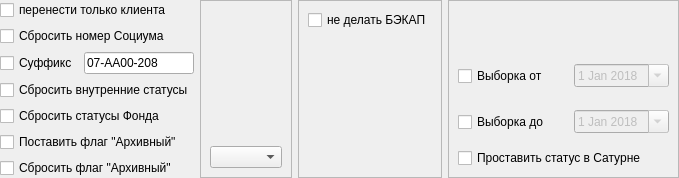
          <widget class="QFrame" name="frAll">
           <property name="frameShape">
            <enum>QFrame::NoFrame</enum>
           </property>
           <property name="frameShadow">
            <enum>QFrame::Raised</enum>
           </property>
           <layout class="QHBoxLayout" name="horizontalLayout_4">
            <property name="leftMargin">
             <number>0</number>
            </property>
            <property name="topMargin">
             <number>0</number>
            </property>
            <property name="rightMargin">
             <number>0</number>
            </property>
            <property name="bottomMargin">
             <number>0</number>
            </property>
            <item>
             <widget class="QFrame" name="frame">
              <property name="minimumSize">
               <size>
                <width>0</width>
                <height>0</height>
               </size>
              </property>
              <property name="maximumSize">
               <size>
                <width>320</width>
                <height>16777215</height>
               </size>
              </property>
              <property name="frameShape">
               <enum>QFrame::NoFrame</enum>
              </property>
              <property name="frameShadow">
               <enum>QFrame::Raised</enum>
              </property>
              <layout class="QVBoxLayout" name="verticalLayout">
               <property name="leftMargin">
                <number>0</number>
               </property>
               <property name="topMargin">
                <number>0</number>
               </property>
               <property name="rightMargin">
                <number>0</number>
               </property>
               <property name="bottomMargin">
                <number>0</number>
               </property>
               <item>
                <widget class="QCheckBox" name="chbClientOnly">
                 <property name="text">
                  <string>перенести только клиента</string>
                 </property>
                </widget>
               </item>
               <item>
                <widget class="QCheckBox" name="chbSocium">
                 <property name="sizePolicy">
                  <sizepolicy hsizetype="Preferred" vsizetype="Fixed">
                   <horstretch>0</horstretch>
                   <verstretch>0</verstretch>
                  </sizepolicy>
                 </property>
                 <property name="text">
                  <string>Сбросить номер Социума</string>
                 </property>
                </widget>
               </item>
               <item>
                <widget class="QFrame" name="frSuff">
                 <property name="frameShape">
                  <enum>QFrame::NoFrame</enum>
                 </property>
                 <property name="frameShadow">
                  <enum>QFrame::Raised</enum>
                 </property>
                 <property name="lineWidth">
                  <number>0</number>
                 </property>
                 <layout class="QHBoxLayout" name="horizontalLayout">
                  <property name="leftMargin">
                   <number>0</number>
                  </property>
                  <property name="topMargin">
                   <number>0</number>
                  </property>
                  <property name="rightMargin">
                   <number>0</number>
                  </property>
                  <property name="bottomMargin">
                   <number>0</number>
                  </property>
                  <item>
                   <widget class="QCheckBox" name="chbSuff">
                    <property name="sizePolicy">
                     <sizepolicy hsizetype="Maximum" vsizetype="Fixed">
                      <horstretch>0</horstretch>
                      <verstretch>0</verstretch>
                     </sizepolicy>
                    </property>
                    <property name="text">
                     <string>Суффикс</string>
                    </property>
                   </widget>
                  </item>
                  <item>
                   <widget class="QLineEdit" name="leSuff">
                    <property name="sizePolicy">
                     <sizepolicy hsizetype="Preferred" vsizetype="Fixed">
                      <horstretch>0</horstretch>
                      <verstretch>0</verstretch>
                     </sizepolicy>
                    </property>
                    <property name="minimumSize">
                     <size>
                      <width>0</width>
                      <height>0</height>
                     </size>
                    </property>
                    <property name="maximumSize">
                     <size>
                      <width>16777215</width>
                      <height>16777215</height>
                     </size>
                    </property>
                    <property name="text">
                     <string>07-АА00-208</string>
                    </property>
                   </widget>
                  </item>
                 </layout>
                </widget>
               </item>
               <item>
                <widget class="QCheckBox" name="chbOurStat">
                 <property name="sizePolicy">
                  <sizepolicy hsizetype="Preferred" vsizetype="Fixed">
                   <horstretch>0</horstretch>
                   <verstretch>0</verstretch>
                  </sizepolicy>
                 </property>
                 <property name="text">
                  <string>Сбросить внутренние статусы</string>
                 </property>
                </widget>
               </item>
               <item>
                <widget class="QCheckBox" name="chbFondStat">
                 <property name="sizePolicy">
                  <sizepolicy hsizetype="Preferred" vsizetype="Fixed">
                   <horstretch>0</horstretch>
                   <verstretch>0</verstretch>
                  </sizepolicy>
                 </property>
                 <property name="text">
                  <string>Сбросить статусы Фонда</string>
                 </property>
                </widget>
               </item>
               <item>
                <widget class="QCheckBox" name="chbArhivON">
                 <property name="text">
                  <string>Поставить флаг &quot;Архивный&quot;</string>
                 </property>
                </widget>
               </item>
               <item>
                <widget class="QCheckBox" name="chbArhivOFF">
                 <property name="text">
                  <string>Сбросить флаг &quot;Архивный&quot;</string>
                 </property>
                </widget>
               </item>
              </layout>
             </widget>
            </item>
            <item>
             <widget class="QFrame" name="frImportInf">
              <property name="frameShape">
               <enum>QFrame::StyledPanel</enum>
              </property>
              <property name="frameShadow">
               <enum>QFrame::Raised</enum>
              </property>
              <layout class="QVBoxLayout" name="verticalLayout_11">
               <item>
                <widget class="QLabel" name="lbmportInf">
                 <property name="text">
                  <string/>
                 </property>
                </widget>
               </item>
               <item>
                <widget class="QComboBox" name="cmbGenderType"/>
               </item>
              </layout>
             </widget>
            </item>
            <item>
             <widget class="QFrame" name="frMoveInf">
              <property name="frameShape">
               <enum>QFrame::StyledPanel</enum>
              </property>
              <property name="frameShadow">
               <enum>QFrame::Raised</enum>
              </property>
              <layout class="QVBoxLayout" name="verticalLayout_12">
               <item>
                <widget class="QCheckBox" name="chbNoBackup">
                 <property name="text">
                  <string>не делать БЭКАП</string>
                 </property>
                </widget>
               </item>
               <item>
                <widget class="QLabel" name="lbMoveInf">
                 <property name="text">
                  <string/>
                 </property>
                </widget>
               </item>
              </layout>
             </widget>
            </item>
            <item>
             <widget class="QFrame" name="frPasportInf">
              <property name="frameShape">
               <enum>QFrame::StyledPanel</enum>
              </property>
              <property name="frameShadow">
               <enum>QFrame::Raised</enum>
              </property>
              <layout class="QVBoxLayout" name="verticalLayout_9">
               <item>
                <widget class="QLabel" name="lbPasportInf">
                 <property name="sizePolicy">
                  <sizepolicy hsizetype="Preferred" vsizetype="Preferred">
                   <horstretch>0</horstretch>
                   <verstretch>0</verstretch>
                  </sizepolicy>
                 </property>
                 <property name="text">
                  <string/>
                 </property>
                </widget>
               </item>
               <item>
                <widget class="QFrame" name="frDateFrom">
                 <property name="frameShape">
                  <enum>QFrame::NoFrame</enum>
                 </property>
                 <property name="frameShadow">
                  <enum>QFrame::Raised</enum>
                 </property>
                 <property name="lineWidth">
                  <number>0</number>
                 </property>
                 <layout class="QHBoxLayout" name="horizontalLayout_12">
                  <property name="leftMargin">
                   <number>0</number>
                  </property>
                  <property name="topMargin">
                   <number>0</number>
                  </property>
                  <property name="rightMargin">
                   <number>0</number>
                  </property>
                  <property name="bottomMargin">
                   <number>0</number>
                  </property>
                  <item>
                   <widget class="QCheckBox" name="chbDateFrom">
                    <property name="sizePolicy">
                     <sizepolicy hsizetype="Maximum" vsizetype="Fixed">
                      <horstretch>0</horstretch>
                      <verstretch>0</verstretch>
                     </sizepolicy>
                    </property>
                    <property name="minimumSize">
                     <size>
                      <width>110</width>
                      <height>0</height>
                     </size>
                    </property>
                    <property name="text">
                     <string>Выборка от</string>
                    </property>
                   </widget>
                  </item>
                  <item>
                   <widget class="QDateEdit" name="deDateFrom">
                    <property name="enabled">
                     <bool>false</bool>
                    </property>
                    <property name="dateTime">
                     <datetime>
                      <hour>0</hour>
                      <minute>0</minute>
                      <second>0</second>
                      <year>2018</year>
                      <month>1</month>
                      <day>1</day>
                     </datetime>
                    </property>
                    <property name="minimumDateTime">
                     <datetime>
                      <hour>0</hour>
                      <minute>0</minute>
                      <second>0</second>
                      <year>1752</year>
                      <month>9</month>
                      <day>14</day>
                     </datetime>
                    </property>
                    <property name="calendarPopup">
                     <bool>true</bool>
                    </property>
                   </widget>
                  </item>
                 </layout>
                </widget>
               </item>
               <item>
                <widget class="QFrame" name="frDateTo">
                 <property name="frameShape">
                  <enum>QFrame::NoFrame</enum>
                 </property>
                 <property name="frameShadow">
                  <enum>QFrame::Raised</enum>
                 </property>
                 <property name="lineWidth">
                  <number>0</number>
                 </property>
                 <layout class="QHBoxLayout" name="horizontalLayout_13">
                  <property name="leftMargin">
                   <number>0</number>
                  </property>
                  <property name="topMargin">
                   <number>0</number>
                  </property>
                  <property name="rightMargin">
                   <number>0</number>
                  </property>
                  <property name="bottomMargin">
                   <number>0</number>
                  </property>
                  <item>
                   <widget class="QCheckBox" name="chbDateTo">
                    <property name="sizePolicy">
                     <sizepolicy hsizetype="Maximum" vsizetype="Fixed">
                      <horstretch>0</horstretch>
                      <verstretch>0</verstretch>
                     </sizepolicy>
                    </property>
                    <property name="minimumSize">
                     <size>
                      <width>110</width>
                      <height>0</height>
                     </size>
                    </property>
                    <property name="text">
                     <string>Выборка до</string>
                    </property>
                   </widget>
                  </item>
                  <item>
                   <widget class="QDateEdit" name="deDateTo">
                    <property name="enabled">
                     <bool>false</bool>
                    </property>
                    <property name="dateTime">
                     <datetime>
                      <hour>0</hour>
                      <minute>0</minute>
                      <second>0</second>
                      <year>2018</year>
                      <month>1</month>
                      <day>1</day>
                     </datetime>
                    </property>
                    <property name="calendarPopup">
                     <bool>true</bool>
                    </property>
                   </widget>
                  </item>
                 </layout>
                </widget>
               </item>
               <item>
                <widget class="QCheckBox" name="chbSetStatusInSaturn">
                 <property name="sizePolicy">
                  <sizepolicy hsizetype="Maximum" vsizetype="Fixed">
                   <horstretch>0</horstretch>
                   <verstretch>0</verstretch>
                  </sizepolicy>
                 </property>
                 <property name="minimumSize">
                  <size>
                   <width>110</width>
                   <height>0</height>
                  </size>
                 </property>
                 <property name="text">
                  <string>Проставить статус в Сатурне</string>
                 </property>
                </widget>
               </item>
              </layout>
             </widget>
            </item>
           </layout>
          </widget>
